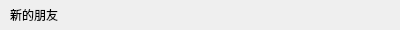
<?xml version="1.0" encoding="UTF-8"?>
<ui version="4.0">
 <class>groupTipItem</class>
 <widget class="QWidget" name="groupTipItem">
  <property name="geometry">
   <rect>
    <x>0</x>
    <y>0</y>
    <width>400</width>
    <height>30</height>
   </rect>
  </property>
  <property name="minimumSize">
   <size>
    <width>0</width>
    <height>30</height>
   </size>
  </property>
  <property name="maximumSize">
   <size>
    <width>16777215</width>
    <height>30</height>
   </size>
  </property>
  <property name="windowTitle">
   <string>Form</string>
  </property>
  <layout class="QVBoxLayout" name="verticalLayout">
   <property name="spacing">
    <number>0</number>
   </property>
   <property name="leftMargin">
    <number>10</number>
   </property>
   <property name="topMargin">
    <number>0</number>
   </property>
   <property name="rightMargin">
    <number>0</number>
   </property>
   <property name="bottomMargin">
    <number>0</number>
   </property>
   <item>
    <widget class="QLabel" name="label">
     <property name="text">
      <string>新的朋友</string>
     </property>
    </widget>
   </item>
  </layout>
 </widget>
 <resources/>
 <connections/>
</ui>
